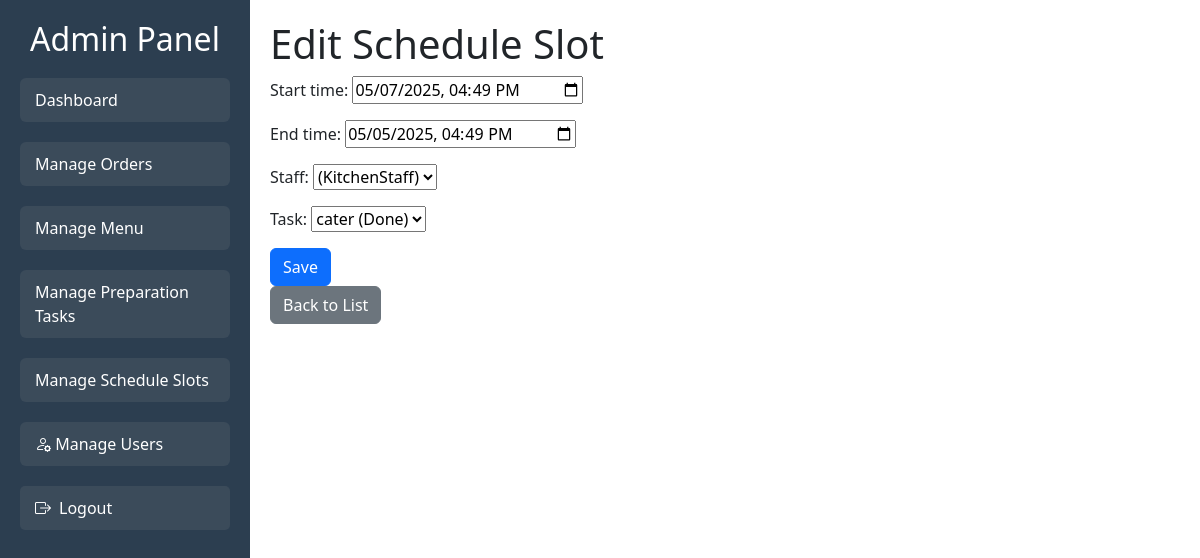
Page /preparation/schedule-slot/2/edit/ on the committed database.
### preparation/models.py (models this page shows, shortened)
class ScheduleSlot(models.Model):
    start_time = models.DateTimeField()
    end_time = models.DateTimeField()
    staff = models.ForeignKey(
        settings.AUTH_USER_MODEL,
        on_delete=models.CASCADE,
        limit_choices_to={'role__in': ['KitchenStaff', 'DeliveryStaff']}
    )
    task = models.ForeignKey(PrepTask, on_delete=models.CASCADE)

### preparation/views.py (the view)
# urls.py: path('schedule-slot/<int:pk>/edit/', views.ScheduleSlotUpdateView.as_view(), name='schedule_slot_edit'),
class ScheduleSlotUpdateView(UpdateView):
    model = ScheduleSlot
    form_class = ScheduleSlotForm
    template_name = 'preparation/schedule_slot_form.html'
    success_url = reverse_lazy('preparation:schedule_slot_changelist')

### preparation/forms.py
class ScheduleSlotForm(forms.ModelForm):
    start_time = forms.DateTimeField(
        widget=forms.DateTimeInput(attrs={'type': 'datetime-local'})
    )
    end_time = forms.DateTimeField(
        widget=forms.DateTimeInput(attrs={'type': 'datetime-local'})
    )
    class Meta:
        model = ScheduleSlot
        fields = ['start_time', 'end_time', 'staff', 'task']
    def __init__(self, *args, **kwargs):
        super().__init__(*args, **kwargs)
        self.fields['staff'].queryset = self.fields['staff'].queryset.filter(role__in=['KitchenStaff', 'DeliveryStaff'])

### preparation/models.py (called while the page is built)
    def __str__(self):
        return f"{self.task_name} ({self.status})"

### users/models.py (called while the page is built)
    def __str__(self):
        return f"{self.get_full_name()} ({self.role})"

### preparation/templates/preparation/schedule_slot_form.html (shortened to what this page needs)
{% extends 'base_for_admin.html' %}
{% block content %}
<h1>{% if object %}Edit{% else %}Create{% endif %} Schedule Slot</h1>
<form method="post">
    {{ form.as_p }}
    <button type="submit" class="btn btn-primary">Save</button>
</form>
<a href="{% url 'preparation:schedule_slot_changelist' %}" class="btn btn-secondary">Back to List</a>
{% endblock %}

### static/css/styles.css (style rules this page uses)
body { margin: 0; font-family: Arial, sans-serif; }

### rows in the picture
ScheduleSlot: start_time "05/07/2025 16:49", end_time "05/05/2025 16:49", staff "(KitchenStaff)", task "cater (Done)"
